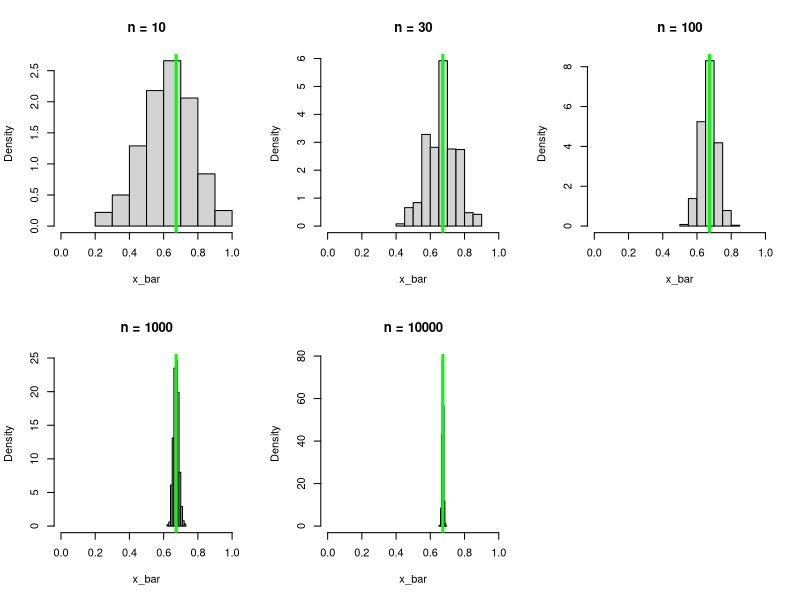

This figure's R source: (Note: this script raises an error after producing the figure.)
# This R script file provides simple code for illustrating concepts related to
# the law of large numbers and the central limit theorem.


# Law of large numbers for a sum of independent Bernoulli random variables ----
# Begin with a sample of size 10 with a specified probability of success, p
p = .673

# Construct a matrix with columns corresponding to the realization of each data
# set. We want to observe the sampling distribution of the empirical mean
num_data_sets = 1000
n = 10
x = matrix( 0, n, num_data_sets)
# Sample Bernoulli(p) data
for(i in 1:num_data_sets)  x[, i] = rbinom( n=n, size=1, prob=p)
# Next, construct the sample of empirical means
x_bar = colMeans(x)
# and then plot the empirical density function for the empirical mean as a 
# random variable.  Note that the expected value of this random variable is p
par(mfrow=c(2,3))
hist( x_bar, xlim=c(0,1), main=paste0('n = ',n), freq=F)
abline( v=p, col='green', lwd=3)

# Now observe the behavior of this distribution for larger values of n
n = 30
x = matrix( 0, n, num_data_sets)
for(i in 1:num_data_sets)  x[, i] = rbinom( n=n, size=1, prob=p)
x_bar = colMeans(x)
hist( x_bar, xlim=c(0,1), main=paste0('n = ',n), freq=F)
abline( v=p, col='green', lwd=3)
# And larger...
n = 100
x = matrix( 0, n, num_data_sets)
for(i in 1:num_data_sets)  x[, i] = rbinom( n=n, size=1, prob=p)
x_bar = colMeans(x)
hist( x_bar, xlim=c(0,1), main=paste0('n = ',n), freq=F)
abline( v=p, col='green', lwd=3)
# And larger...
n = 1000
x = matrix( 0, n, num_data_sets)
for(i in 1:num_data_sets)  x[, i] = rbinom( n=n, size=1, prob=p)
x_bar = colMeans(x)
hist( x_bar, xlim=c(0,1), main=paste0('n = ',n), freq=F)
abline( v=p, col='green', lwd=3)
# And larger...
n = 10000
x = matrix( 0, n, num_data_sets)
for(i in 1:num_data_sets)  x[, i] = rbinom( n=n, size=1, prob=p)
x_bar = colMeans(x)
hist( x_bar, xlim=c(0,1), main=paste0('n = ',n), freq=F)
abline( v=p, col='green', lwd=3)
# And larger still...
n = 100000
x = matrix( 0, n, num_data_sets)
for(i in 1:num_data_sets)  x[, i] = rbinom( n=n, size=1, prob=p)
x_bar = colMeans(x)
hist( x_bar, xlim=c(0,1), main=paste0('n = ',n), freq=F)
abline( v=p, col='green', lwd=3)
# Recall that by the law of large numbers, this distribution should converge to
# a point mass at p.
# What is the empirical mean of the empirical mean for this last sample?  And
# how close is it to the value of p?
cat('empirical mean of the empirical mean = ',mean(x_bar),'\n')
# Does this suggest that the sample mean is a good estimator for p¸

dev.off()
# -----------------------------------------------------------------------------



# Convergence in distribution of Poisson(lambda_n) to N(0,1) with 
# lambda_n --> infinity -------------------------------------------------------
sample_size = 10000
lambda_seq = c(1,3,10,100,10000,100000)
par(mfrow=c(2,3))
for(i in 1:length(lambda_seq)){
	
	lambda = lambda_seq[i]
	z = ( rpois( n=1000, lambda=lambda) - lambda ) / sqrt(lambda)
	hist( z, xlim=c(-4,4), ylim=c(0,.8), main=paste0('lambda = ', lambda), freq=F)
	x_grid = seq(-4,4,by=.1)
	lines( x_grid, dnorm( x=x_grid, mean=0, sd=1, log=F))
}
# -----------------------------------------------------------------------------



# Example Monte Carlo integration code for the example from lecture -----------
indicator_A = function( x, y) return(as.integer(x^2 + y^2 < 1))

n = 1000000
sample_mean = 0
for(i in 1:n){
	
	x_i = runif( n=1, min=-2, max=2)
	y_i = runif( n=1, min=-2, max=2)
	
	sample_mean = sample_mean + indicator_A( x_i, y_i) / n
}

cat('Estimated P(A) = ', sample_mean, ' versus true P(A) = ', pi/16, '\n')
# -----------------------------------------------------------------------------

# Seth's elegant solution to the Monte Carlo integration example from lecture -
n<-1000000
x<-runif(n,-2,2)
y<-runif(n,-2,2)
mean( x^2 + y^2 <= 1 )
# -----------------------------------------------------------------------------



